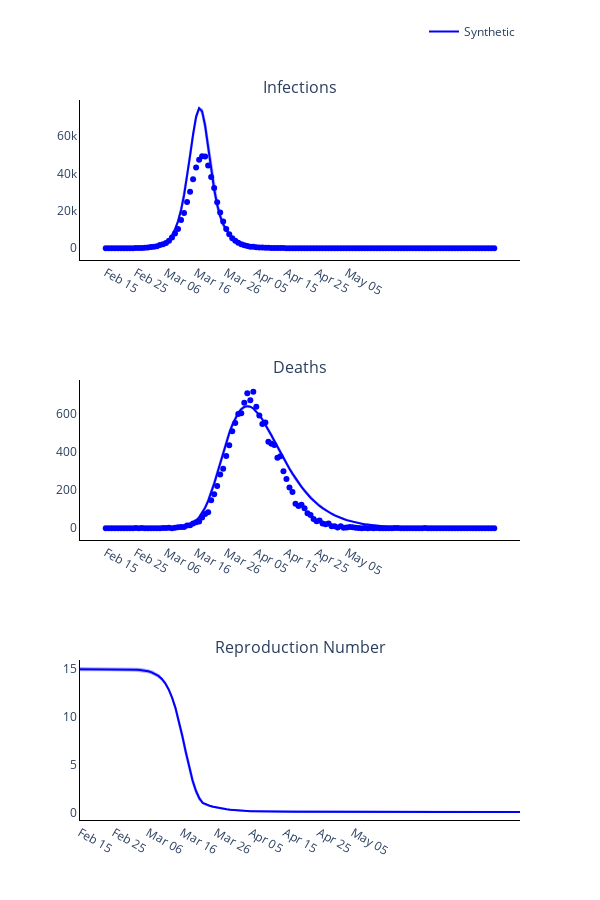

Source (notebook cell):
### Code cell
# Trace names - represent the solver used for the simulation
trace_name = ['Synthetic']
titles = ['Infections', 'Deaths', 'Reproduction Number']

fig = go.Figure()
fig = make_subplots(rows=len(titles), cols=1, subplot_titles=tuple(titles), horizontal_spacing = 0.15)

# Plot (continuous predicted timeline and pointwise observed numbers each day)
for r, region in enumerate(regions):
    # Plot of infections
    fig.add_trace(
        go.Scatter(
            x=times,
            y=roche_mod_new_infec_mean[r].tolist(),
            mode='lines',
            name=trace_name[r],
            line_color=colours[r]
        ),
        row= 1,
        col= 1
    )

    fig.add_trace(
        go.Scatter(
            x=times + times[::-1],
            y=roche_mod_new_infec_upper[r].tolist() + roche_mod_new_infec_lower[r].tolist()[::-1],
            fill='toself',
            fillcolor=colours[r],
            line_color=colours[r],
            opacity=0.3,
            mode='lines',
            showlegend=False,
            name=trace_name[r]
        ),
        row= 1,
        col= 1
    )

    fig.add_trace(
        go.Scatter(
            x=times,
            y=np.sum(cases_data[r], axis=1).tolist(),
            mode='markers',
            name=trace_name[r],
            showlegend=False,
            line_color=colours[r]
        ),
        row= 1,
        col= 1
    )

    # Plot deaths
    fig.add_trace(
        go.Scatter(
            x=times,
            y=roche_mod_deaths_mean[r].tolist(),
            mode='lines',
            name=trace_name[r],
            showlegend=False,
            line_color=colours[r]
        ),
        row= 2,
        col= 1
    )

    fig.add_trace(
        go.Scatter(
            x=times + times[::-1],
            y=roche_mod_deaths_upper[r].tolist() + roche_mod_deaths_lower[r].tolist()[::-1],
            fill='toself',
            fillcolor=colours[r],
            line_color=colours[r],
            opacity=0.3,
            mode='lines',
            showlegend=False,
            name=trace_name[r]
        ),
        row= 2,
        col= 1
    )

    fig.add_trace(
        go.Scatter(
            x=times,
            y=np.sum(deaths_data[r], axis=1).tolist(),
            mode='markers',
            name=trace_name[r],
            showlegend=False,
            line_color=colours[r]
        ),
        row= 2,
        col= 1
    )

    # Plot reproduction number
    fig.add_trace(
        go.Scatter(
            x=times,
            y=roche_mod_reprod_num_mean[r].tolist(),
            mode='lines',
            name=trace_name[r],
            showlegend=False,
            line_color=colours[r]
        ),
        row= 3,
        col= 1
    )

    fig.add_trace(
        go.Scatter(
            x=times + times[::-1],
            y=roche_mod_reprod_num_upper[r].tolist() + roche_mod_reprod_num_lower[r].tolist()[::-1],
            fill='toself',
            fillcolor=colours[r],
            line_color=colours[r],
            opacity=0.3,
            mode='lines',
            showlegend=False,
            name=trace_name[r]
        ),
        row= 3,
        col= 1
    )

# Add axis labels
fig.update_layout(
    width=600, 
    height=900,
    plot_bgcolor='white',
    xaxis=dict(
        linecolor='black',
        tickvals=np.arange(1, 90, 10).tolist(),
        ticktext=['Feb 15', 'Feb 25', 'Mar 06', 'Mar 16', 'Mar 26', 'Apr 05', 'Apr 15', 'Apr 25', 'May 05', 'May 15']),
    yaxis=dict(linecolor='black'),
    xaxis2=dict(
        linecolor='black',
        tickvals=np.arange(1, 90, 10).tolist(),
        ticktext=['Feb 15', 'Feb 25', 'Mar 06', 'Mar 16', 'Mar 26', 'Apr 05', 'Apr 15', 'Apr 25', 'May 05', 'May 15']),
    yaxis2=dict(linecolor='black'),
    xaxis3=dict(
        linecolor='black',
        tickvals=np.arange(1, 90, 10).tolist(),
        ticktext=['Feb 15', 'Feb 25', 'Mar 06', 'Mar 16', 'Mar 26', 'Apr 05', 'Apr 15', 'Apr 25', 'May 05', 'May 15']),
    yaxis3=dict(linecolor='black'),
    legend=dict(
        orientation='h',
        yanchor="bottom",
        y=1.075,
        xanchor="right",
        x=1)
    )

fig.write_image('images/Figure-Roche-Mod-Luxembourg.pdf')
fig.show()

### Figure 1 — Plotly figure (JSON) as saved in the notebook; plotly's stock layout.template omitted (floating-point values rounded to 4 significant figures; data arrays with more than 128 entries replaced by an {"elided": "..."} marker saying what was removed)
{"data": [{"line": {"color": "blue"}, "mode": "lines", "name": "Synthetic", "type": "scatter", "x": {"elided": "130 int values"}, "xaxis": "x", "y": {"elided": "130 float values"}, "yaxis": "y"}, {"fill": "toself", "fillcolor": "blue", "line": {"color": "blue"}, "mode": "lines", "name": "Synthetic", "opacity": 0.3, "showlegend": false, "type": "scatter", "x": {"elided": "260 int values"}, "xaxis": "x", "y": {"elided": "260 float values"}, "yaxis": "y"}, {"line": {"color": "blue"}, "mode": "markers", "name": "Synthetic", "showlegend": false, "type": "scatter", "x": {"elided": "130 int values"}, "xaxis": "x", "y": {"elided": "130 int values"}, "yaxis": "y"}, {"line": {"color": "blue"}, "mode": "lines", "name": "Synthetic", "showlegend": false, "type": "scatter", "x": {"elided": "130 int values"}, "xaxis": "x2", "y": {"elided": "130 float values"}, "yaxis": "y2"}, {"fill": "toself", "fillcolor": "blue", "line": {"color": "blue"}, "mode": "lines", "name": "Synthetic", "opacity": 0.3, "showlegend": false, "type": "scatter", "x": {"elided": "260 int values"}, "xaxis": "x2", "y": {"elided": "260 float values"}, "yaxis": "y2"}, {"line": {"color": "blue"}, "mode": "markers", "name": "Synthetic", "showlegend": false, "type": "scatter", "x": {"elided": "130 int values"}, "xaxis": "x2", "y": {"elided": "130 int values"}, "yaxis": "y2"}, {"line": {"color": "blue"}, "mode": "lines", "name": "Synthetic", "showlegend": false, "type": "scatter", "x": {"elided": "130 int values"}, "xaxis": "x3", "y": {"elided": "130 float values"}, "yaxis": "y3"}, {"fill": "toself", "fillcolor": "blue", "line": {"color": "blue"}, "mode": "lines", "name": "Synthetic", "opacity": 0.3, "showlegend": false, "type": "scatter", "x": {"elided": "260 int values"}, "xaxis": "x3", "y": {"elided": "260 float values"}, "yaxis": "y3"}], "layout": {"annotations": [{"font": {"size": 16}, "showarrow": false, "text": "Infections", "x": 0.5, "xanchor": "center", "xref": "paper", "y": 1, "yanchor": "bottom", "yref": "paper"}, {"font": {"size": 16}, "showarrow": false, "text": "Deaths", "x": 0.5, "xanchor": "center", "xref": "paper", "y": 0.6111, "yanchor": "bottom", "yref": "paper"}, {"font": {"size": 16}, "showarrow": false, "text": "Reproduction Number", "x": 0.5, "xanchor": "center", "xref": "paper", "y": 0.2222, "yanchor": "bottom", "yref": "paper"}], "height": 900, "legend": {"orientation": "h", "x": 1, "xanchor": "right", "y": 1.075, "yanchor": "bottom"}, "plot_bgcolor": "white", "width": 600, "xaxis": {"anchor": "y", "domain": [0, 1], "linecolor": "black", "ticktext": ["Feb 15", "Feb 25", "Mar 06", "Mar 16", "Mar 26", "Apr 05", "Apr 15", "Apr 25", "May 05", "May 15"], "tickvals": [1, 11, 21, 31, 41, 51, 61, 71, 81]}, "xaxis2": {"anchor": "y2", "domain": [0, 1], "linecolor": "black", "ticktext": ["Feb 15", "Feb 25", "Mar 06", "Mar 16", "Mar 26", "Apr 05", "Apr 15", "Apr 25", "May 05", "May 15"], "tickvals": [1, 11, 21, 31, 41, 51, 61, 71, 81]}, "xaxis3": {"anchor": "y3", "domain": [0, 1], "linecolor": "black", "ticktext": ["Feb 15", "Feb 25", "Mar 06", "Mar 16", "Mar 26", "Apr 05", "Apr 15", "Apr 25", "May 05", "May 15"], "tickvals": [1, 11, 21, 31, 41, 51, 61, 71, 81]}, "yaxis": {"anchor": "x", "domain": [0.7778, 1], "linecolor": "black"}, "yaxis2": {"anchor": "x2", "domain": [0.3889, 0.6111], "linecolor": "black"}, "yaxis3": {"anchor": "x3", "domain": [0, 0.2222], "linecolor": "black"}}}
